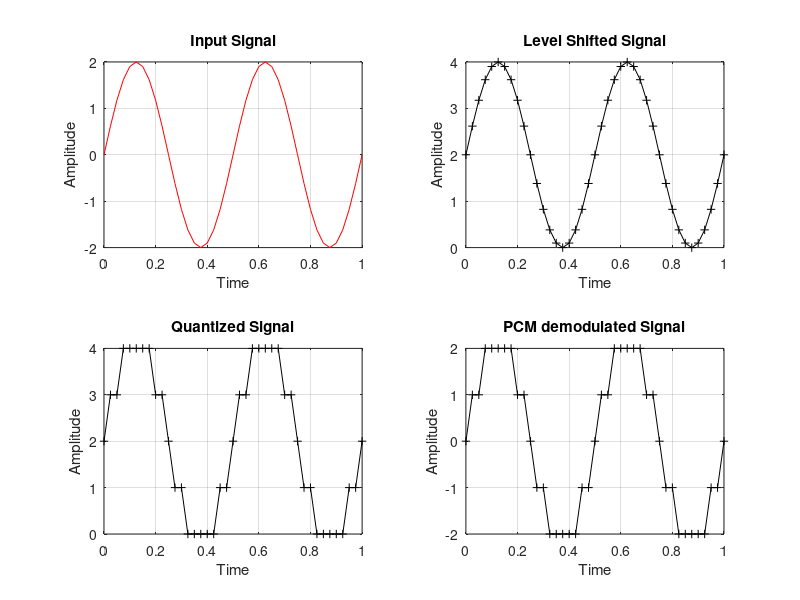

Write MATLAB code to recreate this figure.
f=2; % freq of signal
fs=20*f; % Nyquist sampling
t=0:1/fs:1; % Time
a=2; % Amplitude
x=a*sin(2*pi*f*t); % input signal
figure;
subplot(2,2,1);
plot(t,x,'r-');
xlabel ('Time');
ylabel ('Amplitude');
title ('Input Signal');
grid on;
x1=x+a; % level shifting
subplot(2,2,2);
plot(t,x1,'k+-');
xlabel ('Time');
ylabel ('Amplitude');
title ('Level Shifted Signal');
grid on
q_op=round(x1);%quantization
subplot(2,2,3);
plot(t,q_op,'k+-');
xlabel ('Time');
ylabel ('Amplitude');
title ('Quantized Signal');
grid on;
enco=de2bi(q_op,'left-msb'); % decimal to binary
% pcm Rx
deco=bi2de(enco,'left-msb'); % binary to decimal
xr=deco-a; % level shifting back to original
subplot(2,2,4);
plot(t,xr,'k+-');
xlabel ('Time');
ylabel ('Amplitude');
title ('PCM demodulated Signal');
grid on;
